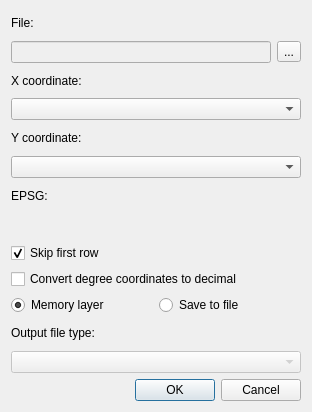
<?xml version="1.0" encoding="UTF-8"?>
<ui version="4.0">
 <class>SpreadsheetDialogBase</class>
 <widget class="QDialog" name="SpreadsheetDialogBase">
  <property name="geometry">
   <rect>
    <x>0</x>
    <y>0</y>
    <width>312</width>
    <height>412</height>
   </rect>
  </property>
  <property name="windowTitle">
   <string>Spreadsheet</string>
  </property>
  <layout class="QVBoxLayout" name="verticalLayout">
   <item>
    <widget class="QLabel" name="label">
     <property name="text">
      <string>File:</string>
     </property>
    </widget>
   </item>
   <item>
    <layout class="QHBoxLayout" name="horizontalLayout_3">
     <item>
      <widget class="QLineEdit" name="fileLine">
       <property name="enabled">
        <bool>false</bool>
       </property>
      </widget>
     </item>
     <item>
      <widget class="QToolButton" name="fileButton">
       <property name="text">
        <string>...</string>
       </property>
      </widget>
     </item>
    </layout>
   </item>
   <item>
    <widget class="QLabel" name="label_2">
     <property name="text">
      <string>X coordinate:</string>
     </property>
    </widget>
   </item>
   <item>
    <widget class="QComboBox" name="xBox"/>
   </item>
   <item>
    <widget class="QLabel" name="label_3">
     <property name="text">
      <string>Y coordinate:</string>
     </property>
    </widget>
   </item>
   <item>
    <widget class="QComboBox" name="yBox"/>
   </item>
   <item>
    <widget class="QLabel" name="label_6">
     <property name="text">
      <string>EPSG:</string>
     </property>
    </widget>
   </item>
   <item>
    <widget class="QgsProjectionSelectionWidget" name="epsgBox" native="true"/>
   </item>
   <item>
    <widget class="QCheckBox" name="skipBox">
     <property name="enabled">
      <bool>true</bool>
     </property>
     <property name="text">
      <string>Skip first row</string>
     </property>
     <property name="checked">
      <bool>true</bool>
     </property>
    </widget>
   </item>
   <item>
    <widget class="QCheckBox" name="convertBox">
     <property name="text">
      <string>Convert degree coordinates to decimal</string>
     </property>
    </widget>
   </item>
   <item>
    <layout class="QHBoxLayout" name="horizontalLayout_4">
     <item>
      <widget class="QRadioButton" name="memoryButton">
       <property name="text">
        <string>Memory layer</string>
       </property>
       <property name="checked">
        <bool>true</bool>
       </property>
      </widget>
     </item>
     <item>
      <widget class="QRadioButton" name="fileSaveButton">
       <property name="text">
        <string>Save to file</string>
       </property>
      </widget>
     </item>
    </layout>
   </item>
   <item>
    <widget class="QLabel" name="label_5">
     <property name="text">
      <string>Output file type:</string>
     </property>
    </widget>
   </item>
   <item>
    <widget class="QComboBox" name="outputBox">
     <property name="enabled">
      <bool>false</bool>
     </property>
     <property name="editable">
      <bool>false</bool>
     </property>
    </widget>
   </item>
   <item>
    <widget class="QDialogButtonBox" name="executeBox">
     <property name="standardButtons">
      <set>QDialogButtonBox::Cancel|QDialogButtonBox::Ok</set>
     </property>
    </widget>
   </item>
  </layout>
 </widget>
 <customwidgets>
  <customwidget>
   <class>QgsProjectionSelectionWidget</class>
   <extends>QWidget</extends>
   <header>qgsprojectionselectionwidget.h</header>
  </customwidget>
 </customwidgets>
 <resources/>
 <connections>
  <connection>
   <sender>executeBox</sender>
   <signal>rejected()</signal>
   <receiver>SpreadsheetDialogBase</receiver>
   <slot>reject()</slot>
   <hints>
    <hint type="sourcelabel">
     <x>20</x>
     <y>20</y>
    </hint>
    <hint type="destinationlabel">
     <x>20</x>
     <y>20</y>
    </hint>
   </hints>
  </connection>
  <connection>
   <sender>executeBox</sender>
   <signal>accepted()</signal>
   <receiver>SpreadsheetDialogBase</receiver>
   <slot>accept()</slot>
   <hints>
    <hint type="sourcelabel">
     <x>20</x>
     <y>20</y>
    </hint>
    <hint type="destinationlabel">
     <x>20</x>
     <y>20</y>
    </hint>
   </hints>
  </connection>
 </connections>
</ui>
